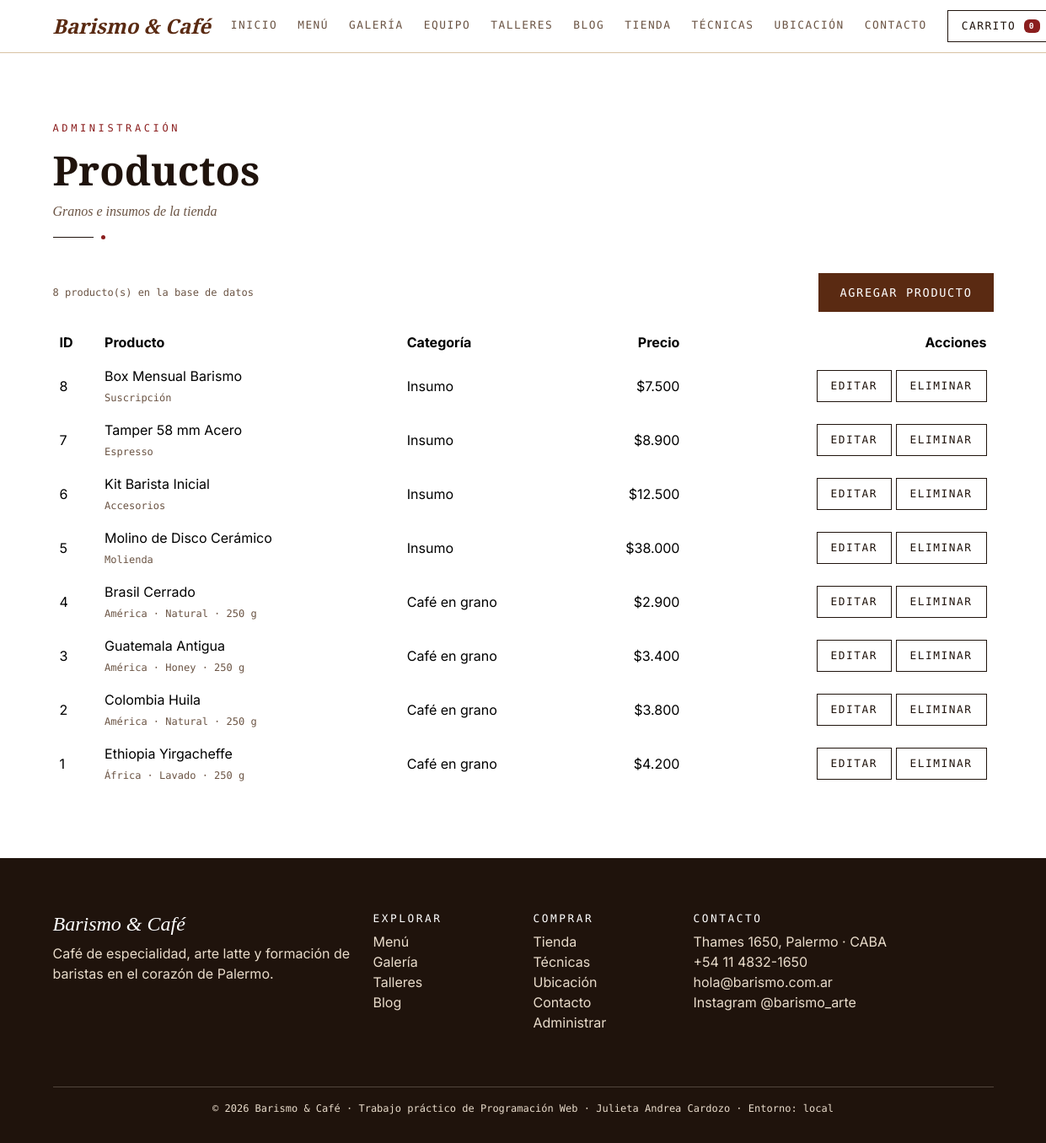
The app's page /admin/index.php with its own data.
### tables this page shows
CREATE TABLE IF NOT EXISTS productos (
  id INT UNSIGNED AUTO_INCREMENT PRIMARY KEY,
  nombre VARCHAR(120) NOT NULL,
  categoria ENUM('grano', 'insumo') NOT NULL DEFAULT 'grano',
  meta VARCHAR(120) NOT NULL DEFAULT '',
  notas VARCHAR(160) NOT NULL DEFAULT '',
  precio INT UNSIGNED NOT NULL DEFAULT 0,
  estrellas TINYINT UNSIGNED NOT NULL DEFAULT 5,
  imagen VARCHAR(100) NOT NULL DEFAULT '',
  creado TIMESTAMP DEFAULT CURRENT_TIMESTAMP
);

### config/config.php (called while the page is built, shortened)
<?php
function e(string $texto): string
{
    return htmlspecialchars($texto, ENT_QUOTES, 'UTF-8');
}

### data/catalogo.php (called while the page is built, shortened)
<?php
function precio(int $monto): string
{
    return '$' . number_format($monto, 0, ',', '.');
}

### admin/index.php (the view, shortened to what this page needs)
<?php
$pagina_actual = 'admin';
require_once __DIR__ . '/../includes/header.php';
require_once __DIR__ . '/../includes/nav.php';
require_once __DIR__ . '/../config/conexion.php';
require_once __DIR__ . '/../data/catalogo.php';
$stmt = $pdo->prepare('SELECT * FROM productos ORDER BY id DESC');
$stmt->execute();
$productos = $stmt->fetchAll();
?>
    <main id="contenido">
      <section class="seccion" aria-labelledby="titulo-admin">
        <div class="container">
          <p class="eyebrow">Administración</p>
          <h1 class="titulo-seccion" id="titulo-admin">Productos</h1>
          <p class="subtitulo">Granos e insumos de la tienda</p>
          <div class="divisor" aria-hidden="true"></div>
          <div class="d-flex justify-content-between align-items-center mb-3">
            <p class="meta mb-0"><?= count($productos) ?> producto(s) en la base de datos</p>
            <a class="btn btn-cafe" href="crear.php">Agregar producto</a>
          </div>
          <div class="table-responsive">
            <table class="table table-borderless align-middle mb-0">
              <thead>
                <tr>
                  <th scope="col">ID</th>
                  <th scope="col">Producto</th>
                  <th scope="col">Categoría</th>
                  <th scope="col" class="text-end">Precio</th>
                  <th scope="col" class="text-end">Acciones</th>
                </tr>
              </thead>
              <tbody>
<?php foreach ($productos as $p) : ?>
                <tr>
                  <td><?= (int) $p['id'] ?></td>
                  <td>
                    <?= e($p['nombre']) ?><br />
                    <span class="meta"><?= e($p['meta']) ?></span>
                  </td>
                  <td><?= e($p['categoria'] === 'grano' ? 'Café en grano' : 'Insumo') ?></td>
                  <td class="text-end"><?= e(precio((int) $p['precio'])) ?></td>
                  <td class="text-end text-nowrap">
                    <a class="btn btn-borde btn-sm" href="editar.php?id=<?= (int) $p['id'] ?>">Editar</a>
                    <form
                      method="post"
                      action="eliminar.php"
                      class="d-inline"
                      onsubmit="return confirm('¿Eliminar «<?= e($p['nombre']) ?>»?')"
                    >
                      <button class="btn btn-borde btn-sm" type="submit">Eliminar</button>
                    </form>
                  </td>
                </tr>
<?php endforeach; ?>
              </tbody>
            </table>
          </div>
        </div>
      </section>
    </main>
<?php require_once __DIR__ . '/../includes/footer.php'; ?>

### includes/header.php (shortened to what this page needs)
<?php
require_once __DIR__ . '/../config/config.php';
$dir_raiz = dirname(__DIR__);
$dir_actual = str_replace('\\', '/', dirname($_SERVER['SCRIPT_FILENAME']));
$base = $dir_actual === $dir_raiz
    ? ''
    : str_repeat('../', substr_count(trim(substr($dir_actual, strlen($dir_raiz)), '/'), '/') + 1);
?>
<!doctype html>
<html lang="es">
  <head>
    <link
      rel="stylesheet"
      href="https://cdn.jsdelivr.net/npm/bootstrap@5.3.3/dist/css/bootstrap.min.css"
    />
    <link rel="stylesheet" href="<?= $base ?>css/styles.css" />
  </head>
  <body>

### includes/nav.php (shortened to what this page needs)
<?php
$paginas = [
    'index' => 'Inicio',
    'menu' => 'Menú',
    'galeria' => 'Galería',
    'equipo' => 'Equipo',
    'talleres' => 'Talleres',
    'blog' => 'Blog',
    'tienda' => 'Tienda',
    'tecnicas' => 'Técnicas',
    'ubicacion' => 'Ubicación',
    'contacto' => 'Contacto',
];
$pagina_actual = $pagina_actual ?? basename($_SERVER['SCRIPT_NAME'], '.php');
?>
    <header>
      <nav class="navbar navbar-expand-xl navbar-barismo sticky-top" aria-label="Navegación principal">
        <div class="container">
          <a class="navbar-brand" href="<?= $base ?>index.php"><?= e(APP_NAME) ?></a>
          <div class="collapse navbar-collapse" id="menuPrincipal">
            <ul class="navbar-nav ms-auto gap-xl-2">
<?php foreach ($paginas as $archivo => $etiqueta) : ?>
<?php $activa = $archivo === $pagina_actual; ?>
              <li class="nav-item">
                <a
                  class="nav-link<?= $activa ? ' active' : '' ?>"
                  <?= $activa ? 'aria-current="page"' : '' ?>
                  href="<?= $base . $archivo ?>.php"
                ><?= e($etiqueta) ?></a>
              </li>
<?php endforeach; ?>
            </ul>
            <a
              class="btn btn-borde text-nowrap ms-xl-3 mt-2 mt-xl-0"
              href="<?= $base ?>tienda.php"
              aria-label="Ver carrito de compras"
            >
              Carrito
              <span class="badge carrito-contador" data-carrito-contador>0</span>
            </a>
          </div>
        </div>
      </nav>
    </header>

### includes/footer.php (shortened to what this page needs)
    <footer class="footer-barismo">
      <div class="container">
        <div class="row g-4">
          <div class="col-lg-4">
            <h2 class="h4 fst-italic"><?= e(APP_NAME) ?></h2>
            <p>Café de especialidad, arte latte y formación de baristas en el corazón de Palermo.</p>
          </div>
          <div class="col-6 col-lg-2">
            <h3>Explorar</h3>
            <ul class="list-unstyled">
              <li><a href="<?= $base ?>menu.php">Menú</a></li>
              <li><a href="<?= $base ?>galeria.php">Galería</a></li>
              <li><a href="<?= $base ?>talleres.php">Talleres</a></li>
              <li><a href="<?= $base ?>blog.php">Blog</a></li>
            </ul>
          </div>
          <div class="col-6 col-lg-2">
            <h3>Comprar</h3>
            <ul class="list-unstyled">
              <li><a href="<?= $base ?>tienda.php">Tienda</a></li>
              <li><a href="<?= $base ?>tecnicas.php">Técnicas</a></li>
              <li><a href="<?= $base ?>ubicacion.php">Ubicación</a></li>
              <li><a href="<?= $base ?>contacto.php">Contacto</a></li>
              <li><a href="<?= $base ?>admin/index.php">Administrar</a></li>
            </ul>
          </div>
          <div class="col-lg-4">
            <h3>Contacto</h3>
            <address class="mb-0">
              <?= e(APP_ADDRESS) ?><br />
              <a href="tel:<?= e(preg_replace('/[^0-9+]/', '', APP_PHONE)) ?>"><?= e(APP_PHONE) ?></a><br />
              <a href="mailto:<?= e(APP_EMAIL) ?>"><?= e(APP_EMAIL) ?></a><br />
              <a href="https://www.instagram.com/" target="_blank" rel="noopener">Instagram @barismo_arte</a>
            </address>
          </div>
        </div>
        <p class="copy mt-5 pt-3 mb-0 text-center">
          © <?= date('Y') ?> <?= e(APP_NAME) ?> · Trabajo práctico de Programación Web · Julieta Andrea Cardozo
<?php if (APP_ENV === 'local') : ?>
          · Entorno: <?= e(APP_ENV) ?>
<?php endif; ?>
        </p>
      </div>
    </footer>
  </body>
</html>

### css/styles.css (style rules this page uses)
:root { --crema: #f6efe5; --crema-oscura: #efe3d1; --papel: #faf6f0; --borde: #d8c2a3; --cafe: #5a2a12; --cafe-oscuro: #1f130c; --bordo: #8b1e1e; --texto: #3b2a20; --texto-suave: #6b5444; --fuente-titulos: "Playfair Display", Georgia, serif; --fuente-mono: "DM Mono", "Courier New", monospace; --fuente-texto: "Inter", system-ui, sans-serif; }
body { font-family: var(--fuente-texto); color: var(--texto); background-color: #fff; }
h1, h2, h3, h4, .font-titulo { font-family: var(--fuente-titulos); color: var(--cafe-oscuro); }
a { color: var(--cafe); }
.navbar-barismo { background-color: #fff; border-bottom: 1px solid var(--borde); }
.navbar-barismo .navbar-brand { font-family: var(--fuente-titulos); font-style: italic; font-weight: 700; font-size: 1.5rem; color: var(--cafe); }
.navbar-barismo .nav-link { font-family: var(--fuente-mono); font-size: 0.8rem; letter-spacing: 0.12em; text-transform: uppercase; color: var(--texto-suave); border-bottom: 2px solid transparent; }
.carrito-contador { background-color: var(--bordo); font-family: var(--fuente-mono); }
.seccion { padding: 5rem 0; }
.eyebrow { font-family: var(--fuente-mono); font-size: 0.75rem; letter-spacing: 0.3em; text-transform: uppercase; color: var(--bordo); margin-bottom: 0.75rem; }
.titulo-seccion { font-weight: 900; font-size: clamp(2rem, 4vw, 3rem); margin-bottom: 0.5rem; }
.subtitulo { font-family: var(--fuente-titulos); font-style: italic; color: var(--texto-suave); }
.divisor { display: flex; align-items: center; gap: 0.6rem; margin: 1rem 0 2.5rem; }
.divisor::before { content: ""; width: 3rem; height: 1px; background-color: var(--cafe-oscuro); }
.divisor::after { content: ""; width: 5px; height: 5px; border-radius: 50%; background-color: var(--bordo); }
.meta { font-family: var(--fuente-mono); font-size: 0.75rem; color: var(--texto-suave); }
.btn-cafe { background-color: var(--cafe); border: 1px solid var(--cafe); color: #fff; border-radius: 0; font-family: var(--fuente-mono); letter-spacing: 0.12em; text-transform: uppercase; font-size: 0.85rem; padding: 0.75rem 1.5rem; }
.btn-borde { background-color: transparent; border: 1px solid var(--cafe-oscuro); color: var(--cafe-oscuro); border-radius: 0; font-family: var(--fuente-mono); letter-spacing: 0.12em; text-transform: uppercase; font-size: 0.8rem; padding: 0.5rem 1rem; }
.footer-barismo { background-color: var(--cafe-oscuro); color: #e9dccb; padding: 4rem 0 2rem; }
.footer-barismo h2, .footer-barismo h3 { color: #fff; }
.footer-barismo h3 { font-family: var(--fuente-mono); font-size: 0.8rem; letter-spacing: 0.2em; text-transform: uppercase; }
.footer-barismo a { color: #e9dccb; text-decoration: none; }
.footer-barismo .copy { border-top: 1px solid rgba(233, 220, 203, 0.25); font-family: var(--fuente-mono); font-size: 0.75rem; }

### records on screen
productos: id "8", nombre "Box Mensual Barismo", meta "Suscripción", categoria "Insumo", precio "$7.500"
productos: id "7", nombre "Tamper 58 mm Acero", meta "Espresso", categoria "Insumo", precio "$8.900"
productos: id "6", nombre "Kit Barista Inicial", meta "Accesorios", categoria "Insumo", precio "$12.500"
productos: id "5", nombre "Molino de Disco Cerámico", meta "Molienda", categoria "Insumo", precio "$38.000"
productos: id "4", nombre "Brasil Cerrado", meta "América · Natural · 250 g", categoria "Café en grano", precio "$2.900"
productos: id "3", nombre "Guatemala Antigua", meta "América · Honey · 250 g", categoria "Café en grano", precio "$3.400"
productos: id "2", nombre "Colombia Huila", meta "América · Natural · 250 g", categoria "Café en grano", precio "$3.800"
productos: id "1", nombre "Ethiopia Yirgacheffe", meta "África · Lavado · 250 g", categoria "Café en grano", precio "$4.200"

### other values on screen
APP_NAME "Barismo & Café"
$etiqueta "INICIO"
$etiqueta "MENÚ"
$etiqueta "GALERÍA"
$etiqueta "EQUIPO"
$etiqueta "TALLERES"
$etiqueta "BLOG"
$etiqueta "TIENDA"
$etiqueta "TÉCNICAS"
$etiqueta "UBICACIÓN"
$etiqueta "CONTACTO"
count($productos) "8"
APP_ADDRESS "Thames 1650, Palermo · CABA"
APP_PHONE "+54 11 4832-1650"
APP_EMAIL "hola@barismo.com.ar"
